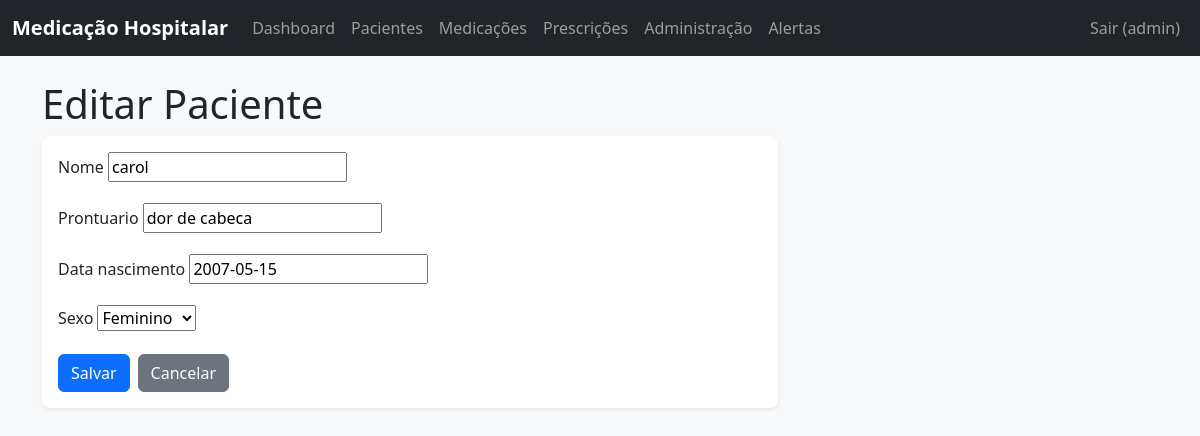
Page /pacientes/2/editar/ (signed in) on the committed database.
### core/models.py (models this page shows, shortened)
class Usuario(AbstractUser):
    USERNAME_FIELD = 'username'
    EMAIL_FIELD = 'email'
    TIPO_USUARIO_CHOICES = [
        ('medico', 'Médico'),
        ('enfermeiro', 'Enfermeiro'),
        ('administrador', 'Administrador'),
    ]
    tipo_usuario = models.CharField(max_length=15, choices=TIPO_USUARIO_CHOICES, default='enfermeiro')
    class Meta:
        verbose_name = "Usuário"
        verbose_name_plural = "Usuários"

class Paciente(models.Model):
    SEXO_CHOICES = [
        ('M', 'Masculino'),
        ('F', 'Feminino'),
        ('O', 'Outro'),
    ]
    nome = models.CharField(max_length=255)
    data_nascimento = models.DateField()
    sexo = models.CharField(max_length=1, choices=SEXO_CHOICES)
    prontuario = models.CharField(max_length=50, unique=True)
    class Meta:
        verbose_name = "Paciente"
        verbose_name_plural = "Pacientes"

### core/views_frontend.py (the view, shortened to what this page needs)
class PacienteUpdateView(LoginRequiredMixin, UpdateView):
    model = Paciente
    form_class = PacienteForm
    template_name = 'core/paciente_form.html'
    success_url = reverse_lazy('paciente_list')

### core/forms.py
class PacienteForm(forms.ModelForm):
    class Meta:
        model = Paciente
        fields = ['nome', 'data_nascimento', 'sexo', 'prontuario']

### templates/core/paciente_form.html (shortened to what this page needs)
{% extends 'base.html' %}
{% load static %}
{% block content %}
<div class="row">
    <div class="col-12">
        <h1>{% if object %}Editar{% else %}Novo{% endif %} Paciente</h1>
    </div>
</div>
<div class="row">
    <div class="col-md-8">
        <div class="card">
            <div class="card-body">
                <form method="post">
                    <div class="mb-3">
                        <label for="{{ form.nome.id_for_label }}" class="form-label">{{ form.nome.label }}</label>
                        {{ form.nome }}
                    </div>
                    <div class="mb-3">
                        <label for="{{ form.prontuario.id_for_label }}" class="form-label">{{ form.prontuario.label }}</label>
                        {{ form.prontuario }}
                    </div>
                    <div class="mb-3">
                        <label for="{{ form.data_nascimento.id_for_label }}" class="form-label">{{ form.data_nascimento.label }}</label>
                        {{ form.data_nascimento }}
                    </div>
                    <div class="mb-3">
                        <label for="{{ form.sexo.id_for_label }}" class="form-label">{{ form.sexo.label }}</label>
                        {{ form.sexo }}
                    </div>
                    <div class="d-flex gap-2">
                        <button type="submit" class="btn btn-primary">Salvar</button>
                        <a href="{% url 'paciente_list' %}" class="btn btn-secondary">Cancelar</a>
                    </div>
                </form>
            </div>
        </div>
    </div>
</div>
{% endblock %}

### templates/base.html (shortened to what this page needs)
{% load static %}
<!DOCTYPE html>
<html lang="pt-br">
<head>
    <link href="https://cdn.jsdelivr.net/npm/bootstrap@5.3.0/dist/css/bootstrap.min.css" rel="stylesheet">
    <link rel="stylesheet" href="{% static 'css/style.css' %}">
</head>
<body>
    <nav class="navbar navbar-expand-lg navbar-dark bg-dark">
        <div class="container-fluid">
            <a class="navbar-brand" href="{% url 'dashboard' %}">Medicação Hospitalar</a>
            <div class="collapse navbar-collapse" id="navbarNav">
                <ul class="navbar-nav me-auto mb-2 mb-lg-0">
                    {% if user.is_authenticated %}
                        <li class="nav-item">
                            <a class="nav-link" href="{% url 'dashboard' %}">Dashboard</a>
                        </li>
                        <li class="nav-item">
                            <a class="nav-link" href="{% url 'paciente_list' %}">Pacientes</a>
                        </li>
                        <li class="nav-item">
                            <a class="nav-link" href="{% url 'medicamento_list' %}">Medicações</a>
                        </li>
                        <li class="nav-item">
                            <a class="nav-link" href="{% url 'prescricao_list' %}">Prescrições</a>
                        </li>
                        <li class="nav-item">
                            <a class="nav-link" href="{% url 'administracao_list' %}">Administração</a>
                        </li>
                        <li class="nav-item">
                            <a class="nav-link" href="{% url 'alerta_list' %}">Alertas</a>
                        </li>
                    {% endif %}
                </ul>
                <ul class="navbar-nav">
                    {% if user.is_authenticated %}
                        <li class="nav-item">
                            <a class="nav-link" href="{% url 'logout' %}">Sair ({{ user.username }})</a>
                        </li>
                    {% else %}
                        <li class="nav-item">
                            <a class="nav-link" href="{% url 'login' %}">Login</a>
                        </li>
                    {% endif %}
                </ul>
            </div>
        </div>
    </nav>
    <div class="container mt-4">
        {% block content %}
        {% endblock %}
    </div>
</body>
</html>

### static/css/style.css (style rules this page uses)
body { font-family: 'Segoe UI', Tahoma, Geneva, Verdana, sans-serif; background-color: #f8f9fa; }
.navbar-brand { font-weight: bold; }
.card { border: none; box-shadow: 0 0.125rem 0.25rem rgba(0, 0, 0, 0.075); border-radius: 0.5rem; }
.btn { border-radius: 0.375rem; }

### rows in the picture
Usuario: username "admin"
Paciente: nome "carol", prontuario "dor de cabeca", data_nascimento "2007-05-15", sexo "Feminino"
